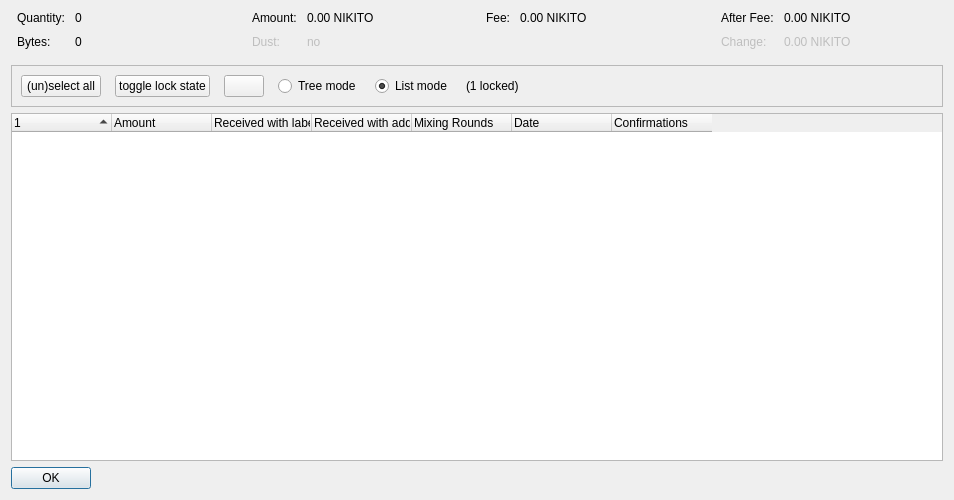
<?xml version="1.0" encoding="UTF-8"?>
<ui version="4.0">
 <class>CoinControlDialog</class>
 <widget class="QDialog" name="CoinControlDialog">
  <property name="geometry">
   <rect>
    <x>0</x>
    <y>0</y>
    <width>954</width>
    <height>500</height>
   </rect>
  </property>
  <property name="windowTitle">
   <string>Coin Selection</string>
  </property>
  <layout class="QVBoxLayout" name="verticalLayout">
   <item>
    <layout class="QHBoxLayout" name="horizontalLayoutTop" stretch="0,0,0,0">
     <property name="topMargin">
      <number>0</number>
     </property>
     <property name="bottomMargin">
      <number>10</number>
     </property>
     <item>
      <layout class="QFormLayout" name="formLayoutCoinControl1">
       <property name="horizontalSpacing">
        <number>10</number>
       </property>
       <property name="verticalSpacing">
        <number>10</number>
       </property>
       <property name="leftMargin">
        <number>6</number>
       </property>
       <property name="rightMargin">
        <number>6</number>
       </property>
       <item row="0" column="0">
        <widget class="QLabel" name="labelCoinControlQuantityText">
         <property name="text">
          <string>Quantity:</string>
         </property>
        </widget>
       </item>
       <item row="0" column="1">
        <widget class="QLabel" name="labelCoinControlQuantity">
         <property name="cursor">
          <cursorShape>IBeamCursor</cursorShape>
         </property>
         <property name="contextMenuPolicy">
          <enum>Qt::ActionsContextMenu</enum>
         </property>
         <property name="text">
          <string notr="true">0</string>
         </property>
         <property name="textInteractionFlags">
          <set>Qt::LinksAccessibleByMouse|Qt::TextSelectableByKeyboard|Qt::TextSelectableByMouse</set>
         </property>
        </widget>
       </item>
       <item row="1" column="0">
        <widget class="QLabel" name="labelCoinControlBytesText">
         <property name="text">
          <string>Bytes:</string>
         </property>
        </widget>
       </item>
       <item row="1" column="1">
        <widget class="QLabel" name="labelCoinControlBytes">
         <property name="cursor">
          <cursorShape>IBeamCursor</cursorShape>
         </property>
         <property name="contextMenuPolicy">
          <enum>Qt::ActionsContextMenu</enum>
         </property>
         <property name="text">
          <string notr="true">0</string>
         </property>
         <property name="textInteractionFlags">
          <set>Qt::LinksAccessibleByMouse|Qt::TextSelectableByKeyboard|Qt::TextSelectableByMouse</set>
         </property>
        </widget>
       </item>
      </layout>
     </item>
     <item>
      <layout class="QFormLayout" name="formLayoutCoinControl2">
       <property name="horizontalSpacing">
        <number>10</number>
       </property>
       <property name="verticalSpacing">
        <number>10</number>
       </property>
       <property name="leftMargin">
        <number>6</number>
       </property>
       <property name="rightMargin">
        <number>6</number>
       </property>
       <item row="0" column="0">
        <widget class="QLabel" name="labelCoinControlAmountText">
         <property name="text">
          <string>Amount:</string>
         </property>
        </widget>
       </item>
       <item row="0" column="1">
        <widget class="QLabel" name="labelCoinControlAmount">
         <property name="cursor">
          <cursorShape>IBeamCursor</cursorShape>
         </property>
         <property name="contextMenuPolicy">
          <enum>Qt::ActionsContextMenu</enum>
         </property>
         <property name="text">
          <string notr="true">0.00 NIKITO</string>
         </property>
         <property name="textInteractionFlags">
          <set>Qt::LinksAccessibleByMouse|Qt::TextSelectableByKeyboard|Qt::TextSelectableByMouse</set>
         </property>
        </widget>
       </item>
       <item row="1" column="0">
        <widget class="QLabel" name="labelCoinControlLowOutputText">
         <property name="enabled">
          <bool>false</bool>
         </property>
         <property name="text">
          <string>Dust:</string>
         </property>
        </widget>
       </item>
       <item row="1" column="1">
        <widget class="QLabel" name="labelCoinControlLowOutput">
         <property name="enabled">
          <bool>false</bool>
         </property>
         <property name="cursor">
          <cursorShape>IBeamCursor</cursorShape>
         </property>
         <property name="contextMenuPolicy">
          <enum>Qt::ActionsContextMenu</enum>
         </property>
         <property name="text">
          <string notr="true">no</string>
         </property>
         <property name="textInteractionFlags">
          <set>Qt::LinksAccessibleByMouse|Qt::TextSelectableByKeyboard|Qt::TextSelectableByMouse</set>
         </property>
        </widget>
       </item>
      </layout>
     </item>
     <item>
      <layout class="QFormLayout" name="formLayoutCoinControl3">
       <property name="horizontalSpacing">
        <number>10</number>
       </property>
       <property name="verticalSpacing">
        <number>10</number>
       </property>
       <property name="leftMargin">
        <number>6</number>
       </property>
       <property name="rightMargin">
        <number>6</number>
       </property>
       <item row="0" column="0">
        <widget class="QLabel" name="labelCoinControlFeeText">
         <property name="text">
          <string>Fee:</string>
         </property>
        </widget>
       </item>
       <item row="0" column="1">
        <widget class="QLabel" name="labelCoinControlFee">
         <property name="cursor">
          <cursorShape>IBeamCursor</cursorShape>
         </property>
         <property name="contextMenuPolicy">
          <enum>Qt::ActionsContextMenu</enum>
         </property>
         <property name="text">
          <string notr="true">0.00 NIKITO</string>
         </property>
         <property name="textInteractionFlags">
          <set>Qt::LinksAccessibleByMouse|Qt::TextSelectableByKeyboard|Qt::TextSelectableByMouse</set>
         </property>
        </widget>
       </item>
      </layout>
     </item>
     <item>
      <layout class="QFormLayout" name="formLayoutCoinControl4">
       <property name="horizontalSpacing">
        <number>10</number>
       </property>
       <property name="verticalSpacing">
        <number>10</number>
       </property>
       <property name="leftMargin">
        <number>6</number>
       </property>
       <property name="rightMargin">
        <number>6</number>
       </property>
       <item row="0" column="0">
        <widget class="QLabel" name="labelCoinControlAfterFeeText">
         <property name="text">
          <string>After Fee:</string>
         </property>
        </widget>
       </item>
       <item row="0" column="1">
        <widget class="QLabel" name="labelCoinControlAfterFee">
         <property name="cursor">
          <cursorShape>IBeamCursor</cursorShape>
         </property>
         <property name="contextMenuPolicy">
          <enum>Qt::ActionsContextMenu</enum>
         </property>
         <property name="text">
          <string notr="true">0.00 NIKITO</string>
         </property>
         <property name="textInteractionFlags">
          <set>Qt::LinksAccessibleByMouse|Qt::TextSelectableByKeyboard|Qt::TextSelectableByMouse</set>
         </property>
        </widget>
       </item>
       <item row="1" column="0">
        <widget class="QLabel" name="labelCoinControlChangeText">
         <property name="enabled">
          <bool>false</bool>
         </property>
         <property name="text">
          <string>Change:</string>
         </property>
        </widget>
       </item>
       <item row="1" column="1">
        <widget class="QLabel" name="labelCoinControlChange">
         <property name="enabled">
          <bool>false</bool>
         </property>
         <property name="cursor">
          <cursorShape>IBeamCursor</cursorShape>
         </property>
         <property name="contextMenuPolicy">
          <enum>Qt::ActionsContextMenu</enum>
         </property>
         <property name="text">
          <string notr="true">0.00 NIKITO</string>
         </property>
         <property name="textInteractionFlags">
          <set>Qt::LinksAccessibleByMouse|Qt::TextSelectableByKeyboard|Qt::TextSelectableByMouse</set>
         </property>
        </widget>
       </item>
      </layout>
     </item>
    </layout>
   </item>
   <item>
    <widget class="QFrame" name="frame">
     <property name="minimumSize">
      <size>
       <width>0</width>
       <height>40</height>
      </size>
     </property>
     <property name="frameShape">
      <enum>QFrame::StyledPanel</enum>
     </property>
     <property name="frameShadow">
      <enum>QFrame::Sunken</enum>
     </property>
     <layout class="QHBoxLayout" name="horizontalLayout">
      <item>
       <layout class="QHBoxLayout" name="horizontalLayoutPanel" stretch="0,0,0,0,0,0,0">
        <property name="spacing">
         <number>14</number>
        </property>
        <item>
         <widget class="QPushButton" name="pushButtonSelectAll">
          <property name="sizePolicy">
           <sizepolicy hsizetype="Maximum" vsizetype="Fixed">
            <horstretch>0</horstretch>
            <verstretch>0</verstretch>
           </sizepolicy>
          </property>
          <property name="text">
           <string>(un)select all</string>
          </property>
          <property name="autoDefault">
           <bool>false</bool>
          </property>
         </widget>
        </item>
        <item>
         <widget class="QPushButton" name="pushButtonToggleLock">
          <property name="sizePolicy">
           <sizepolicy hsizetype="Maximum" vsizetype="Fixed">
            <horstretch>0</horstretch>
            <verstretch>0</verstretch>
           </sizepolicy>
          </property>
          <property name="text">
           <string>toggle lock state</string>
          </property>
          <property name="autoDefault">
           <bool>false</bool>
          </property>
         </widget>
        </item>
        <item>
         <widget class="QPushButton" name="hideButton">
          <property name="sizePolicy">
           <sizepolicy hsizetype="Maximum" vsizetype="Fixed">
            <horstretch>0</horstretch>
            <verstretch>0</verstretch>
           </sizepolicy>
          </property>
          <property name="text">
           <string/>
          </property>
          <property name="autoDefault">
           <bool>false</bool>
          </property>
         </widget>
        </item>
        <item>
         <widget class="QRadioButton" name="radioTreeMode">
          <property name="sizePolicy">
           <sizepolicy hsizetype="Maximum" vsizetype="Fixed">
            <horstretch>0</horstretch>
            <verstretch>0</verstretch>
           </sizepolicy>
          </property>
          <property name="text">
           <string>Tree mode</string>
          </property>
         </widget>
        </item>
        <item>
         <widget class="QRadioButton" name="radioListMode">
          <property name="sizePolicy">
           <sizepolicy hsizetype="Maximum" vsizetype="Fixed">
            <horstretch>0</horstretch>
            <verstretch>0</verstretch>
           </sizepolicy>
          </property>
          <property name="text">
           <string>List mode</string>
          </property>
          <property name="checked">
           <bool>true</bool>
          </property>
         </widget>
        </item>
        <item>
         <widget class="QLabel" name="labelLocked">
          <property name="text">
           <string>(1 locked)</string>
          </property>
         </widget>
        </item>
        <item>
         <spacer name="horizontalSpacer">
          <property name="orientation">
           <enum>Qt::Horizontal</enum>
          </property>
          <property name="sizeHint" stdset="0">
           <size>
            <width>40</width>
            <height>20</height>
           </size>
          </property>
         </spacer>
        </item>
       </layout>
      </item>
     </layout>
    </widget>
   </item>
   <item>
    <widget class="CoinControlTreeWidget" name="treeWidget">
     <property name="contextMenuPolicy">
      <enum>Qt::CustomContextMenu</enum>
     </property>
     <property name="sortingEnabled">
      <bool>false</bool>
     </property>
     <property name="columnCount">
      <number>7</number>
     </property>
     <attribute name="headerShowSortIndicator" stdset="0">
      <bool>true</bool>
     </attribute>
     <attribute name="headerStretchLastSection">
      <bool>false</bool>
     </attribute>
     <column>
      <property name="text">
       <string/>
      </property>
     </column>
     <column>
      <property name="text">
       <string>Amount</string>
      </property>
     </column>
     <column>
      <property name="text">
       <string>Received with label</string>
      </property>
     </column>
     <column>
      <property name="text">
       <string>Received with address</string>
      </property>
     </column>
     <column>
      <property name="text">
       <string>Mixing Rounds</string>
      </property>
     </column>
     <column>
      <property name="text">
       <string>Date</string>
      </property>
     </column>
     <column>
      <property name="text">
       <string>Confirmations</string>
      </property>
      <property name="toolTip">
       <string>Confirmed</string>
      </property>
     </column>
    </widget>
   </item>
   <item>
    <widget class="QDialogButtonBox" name="buttonBox">
     <property name="sizePolicy">
      <sizepolicy hsizetype="Maximum" vsizetype="Fixed">
       <horstretch>0</horstretch>
       <verstretch>0</verstretch>
      </sizepolicy>
     </property>
     <property name="orientation">
      <enum>Qt::Horizontal</enum>
     </property>
     <property name="standardButtons">
      <set>QDialogButtonBox::Ok</set>
     </property>
    </widget>
   </item>
  </layout>
 </widget>
 <customwidgets>
  <customwidget>
   <class>CoinControlTreeWidget</class>
   <extends>QTreeWidget</extends>
   <header>qt/coincontroltreewidget.h</header>
  </customwidget>
 </customwidgets>
 <resources/>
 <connections/>
</ui>
